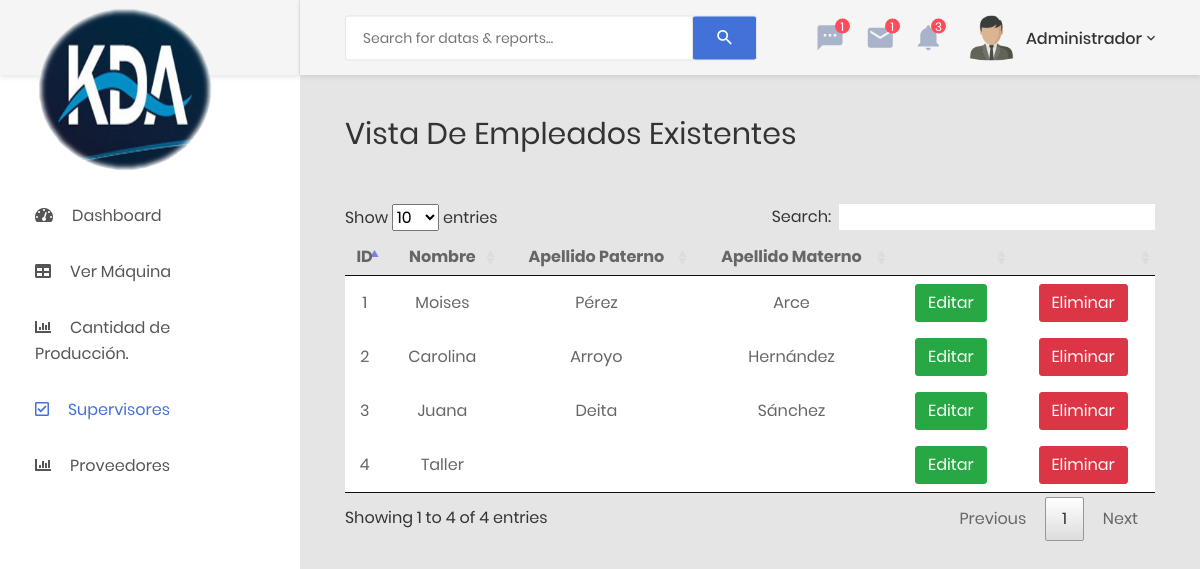
Page /panel/ver_supervisor.php (signed in) on the committed database.
### tables this page shows
CREATE TABLE `supervisor` (
  `id_supervisor` int(11) NOT NULL,
  `Nombre` varchar(45) NOT NULL,
  `ap_paterno` varchar(45) DEFAULT NULL,
  `ap_materno` varchar(45) DEFAULT NULL
);

### panel/ver_supervisor.php (the view, shortened to what this page needs)
<?php
	include('conexion.php');
?>
<!DOCTYPE html>
<html lang="en">
<head>
    <link href="../css/font-face.css" rel="stylesheet" media="all">
    <link href="../vendor/font-awesome-4.7/css/font-awesome.min.css" rel="stylesheet" media="all">
    <link href="../vendor/font-awesome-5/css/fontawesome-all.min.css" rel="stylesheet" media="all">
    <link href="../vendor/mdi-font/css/material-design-iconic-font.min.css" rel="stylesheet" media="all">
    <link href="../vendor/bootstrap-4.1/bootstrap.min.css" rel="stylesheet" media="all">
    <link href="../vendor/animsition/animsition.min.css" rel="stylesheet" media="all">
    <link href="../vendor/bootstrap-progressbar/bootstrap-progressbar-3.3.4.min.css" rel="stylesheet" media="all">
    <link href="../vendor/wow/animate.css" rel="stylesheet" media="all">
    <link href="../vendor/css-hamburgers/hamburgers.min.css" rel="stylesheet" media="all">
    <link href="../vendor/slick/slick.css" rel="stylesheet" media="all">
    <link href="../vendor/select2/select2.min.css" rel="stylesheet" media="all">
    <link href="../vendor/perfect-scrollbar/perfect-scrollbar.css" rel="stylesheet" media="all">
    <link href="../css/theme.css" rel="stylesheet" media="all">
    <link href="../css/style.css" rel="stylesheet" media="all">
	<link rel="stylesheet" type="text/css" href="../plugins/data-tables/DataTables-1.10.18/css/jquery.dataTables.min.css">
</head>
<body class="animsition">
    <div class="page-wrapper">
        <aside class="menu-sidebar d-none d-lg-block">
            <div class="logo">
                <a href="./dashboard.php">
                    <br><br><br><br><img src="../images/kda1.png" alt="" width="180px"/>
                </a>
            </div>
            <br><br><br>
            <div class="menu-sidebar__content js-scrollbar1">
                <nav class="navbar-sidebar">
                    <ul class="list-unstyled navbar__list">
                        <li class="has-sub">
                            <a class="js-arrow" href="./dashboard.php">
                                <i class="fas fa-tachometer-alt"></i>Dashboard</a>
                        </li>
						<li class=" has-sub">
                            <a class="js-arrow" href="verma.php">
                                <i class="fas fa-table"></i>Ver Máquina</a>
                         </li>
                         <li class=" has-sub">
                           <a class="js-arrow" href="#">
                                <i class="fas fa-chart-bar"></i>Cantidad de Producción.</a>
                        </li>
						<li class=" active has-sub">
                            <a class="js-arrow" href="#">
                                <i class="far fa-check-square"></i>Supervisores</a>
                        </li>
						<li class=" has-sub">
                            <a class="js-arrow" href="#">
                                <i class="fas fa-chart-bar"></i>Proveedores</a>
                        </li>
                    </ul>
                </nav>
            </div>
        </aside>
        <div class="page-container">
            <header class="header-desktop">
                <div class="section__content section__content--p30">
                    <div class="container-fluid">
                        <div class="header-wrap">
                            <form class="form-header" action="" method="POST">
                                <input class="au-input au-input--xl" type="text" name="search" placeholder="Search for datas &amp; reports..." />
                                <button class="au-btn--submit" type="submit">
                                    <i class="zmdi zmdi-search"></i>
                                </button>
                            </form>
                            <div class="header-button">
                                <div class="noti-wrap">
                                    <div class="noti__item js-item-menu">
                                        <i class="zmdi zmdi-comment-more"></i>
                                        <span class="quantity">1</span>
                                    </div>
                                    <div class="noti__item js-item-menu">
                                        <i class="zmdi zmdi-email"></i>
                                        <span class="quantity">1</span>
                                    </div>
                                    <div class="noti__item js-item-menu">
                                        <i class="zmdi zmdi-notifications"></i>
                                        <span class="quantity">3</span>
                                    </div>
                                </div>
                                <div class="account-wrap">
                                    <div class="account-item clearfix js-item-menu">
                                        <div class="image">
                                            <img src="../images/user.png" alt="" width="300px" />
                                        </div>
                                        <div class="content">
                                            <a class="js-acc-btn" href="#"><?php echo $_SESSION['nombre']; ?></a>
                                        </div>
                                    </div>
                                </div>
                            </div>
                        </div>
                    </div>
                </div>
            </header>
            <div class="main-content">
                <div class="section__content section__content--p30">
                    <div class="container-fluid">
                        <div class="row">
                            <div class="col-md-12">
                                <div class="overview-wrap">
                                    <h2 class="title-1">Vista de Empleados Existentes</h2>
                                </div>
                            </div>
                        </div>
						<br><br>
						<div>
							<?php
								$query = 'SELECT * FROM supervisor;';
								$query_result = mysqli_query($conecta,$query);
							?>
						<!--<a href="registro_empleado.php"><button type="button" class="btn btn-info"> + Nuevo Registro</button></a>
						<br><br>-->
						<table id="productos" style="text-align:center">
								<thead style="">
									<th>ID</th>
									<th>Nombre</th>
									<th>Apellido Paterno</th>
									<th>Apellido Materno</th>
									<th></th>
									<th></th>
								</thead>
								<tbody style="text-align:center;">
									<?php
										while(($row = mysqli_fetch_array($query_result)) != null){
											echo '<tr>
												<td>'.$row[0].'</td>
												<td>'.$row[1].'</td>
												<td>'.$row[2].'</td>
												<td>'.$row[3].'</td>
												<td><a href=modificar_supervisor.php?id='.$row[0].'><button type="button" class="btn btn-success">Editar</button></a></td>
												<td><a href=eliminar_supervisor.php?id='.$row[0].'><button type="button" class="btn btn-danger">Eliminar</button></a></td>
											</tr>';
										}
									?>
								</tbody>
							</table>
						</div>
						<br>
                    </div>
                </div>
            </div>
        </div>
    </div>
</body>
</html>

### rows in the picture
supervisor: id_supervisor "1", Nombre "Moises", ap_paterno "Pérez", ap_materno "Arce"
supervisor: id_supervisor "2", Nombre "Carolina", ap_paterno "Arroyo", ap_materno "Hernández"
supervisor: id_supervisor "3", Nombre "Juana", ap_paterno "Deita", ap_materno "Sánchez"
supervisor: id_supervisor "4", Nombre "Taller"

### other values in the picture
$_SESSION['nombre'] "Administrador"
